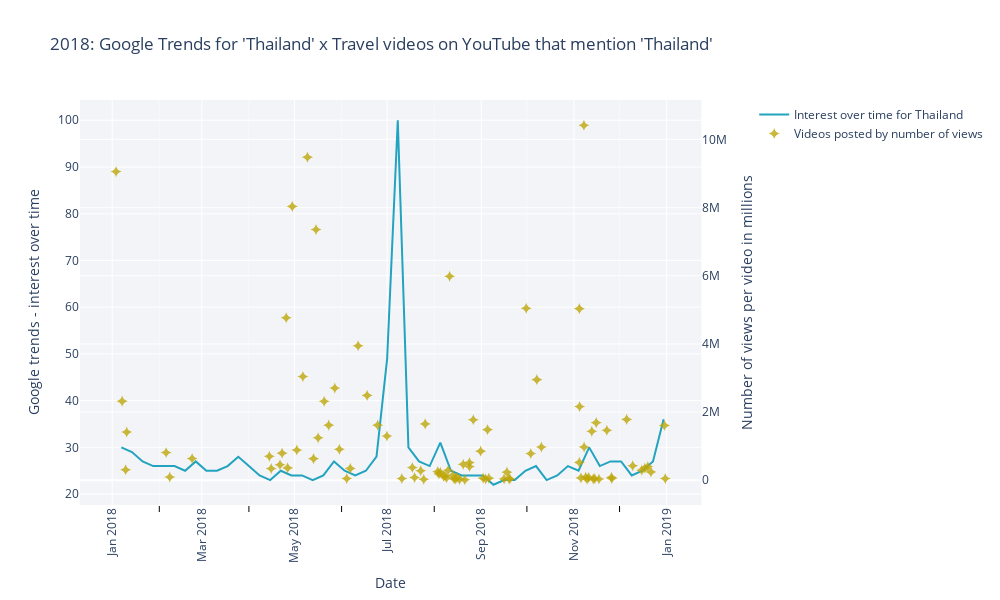

Write notebook code for a chart like this one.
### Code cell
thai_2018_trend = plotting_trends_videos(pytrends_top_places_2018, videos_info, 'Thailand', 2018)
thai_2018_trend.write_image(r".\images\graphs\thai_2018_trend.png")
thai_2018_trend.show()
